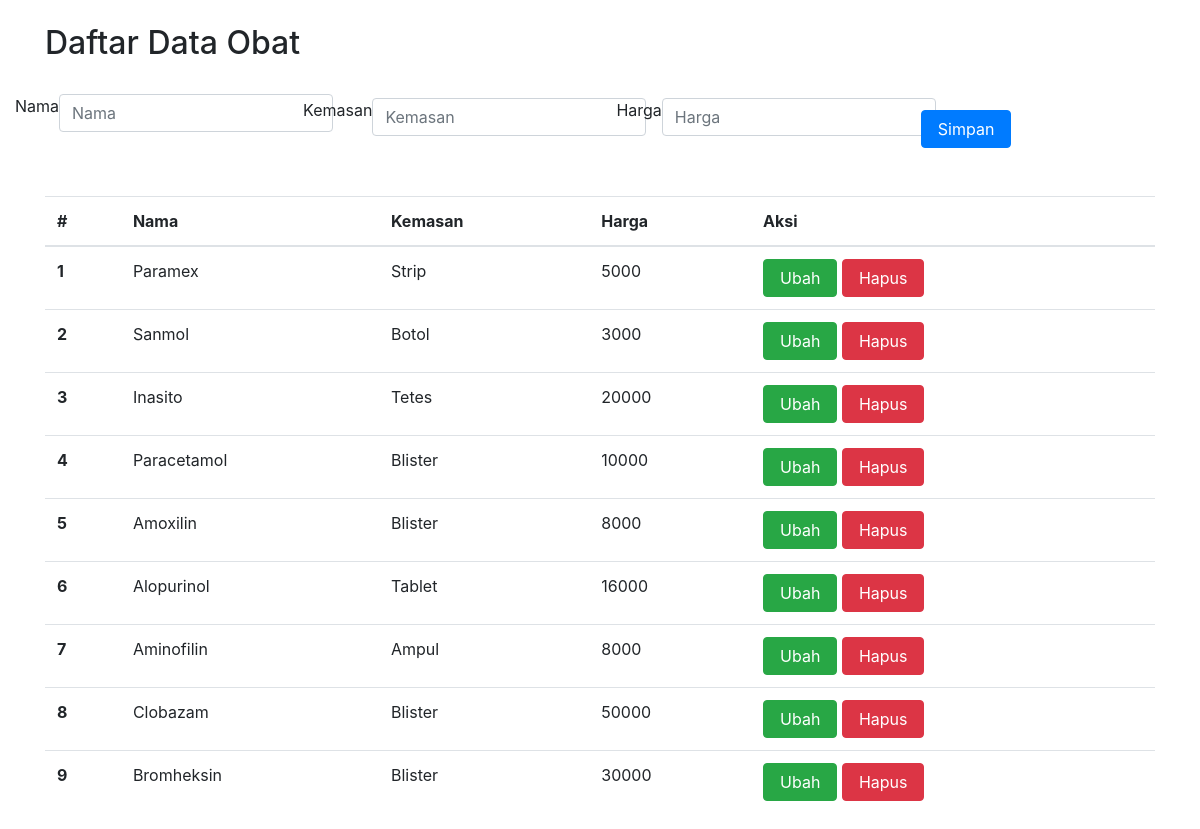
The app's page /obat.php (signed in), older data.
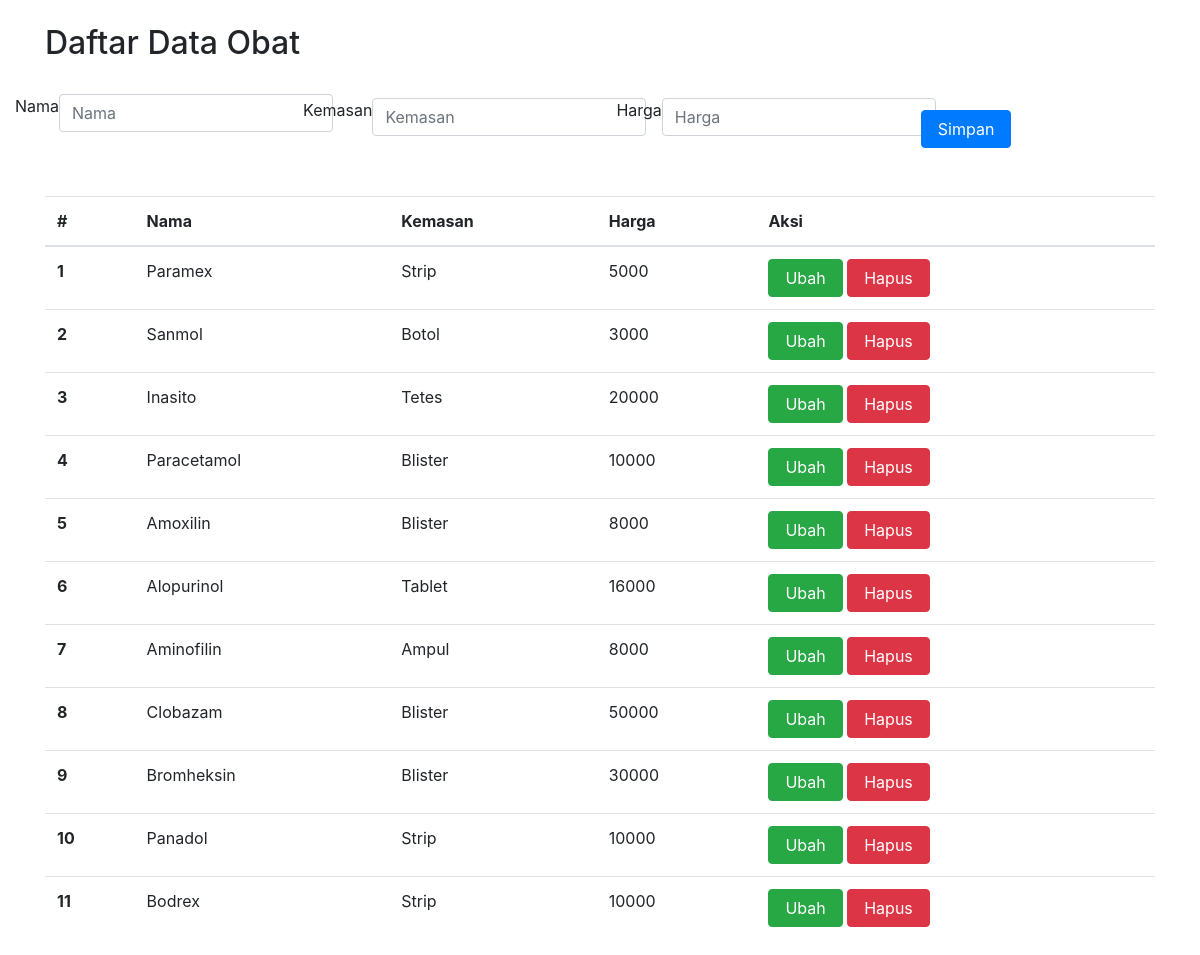
The same page, newer data.
### tables this page shows
CREATE TABLE `obat` (
  `id` int(11) NOT NULL,
  `nama_obat` varchar(50) NOT NULL,
  `kemasan` varchar(35) NOT NULL,
  `harga` int(11) NOT NULL
);

### obat.php (the view, shortened to what this page needs)
<!DOCTYPE html>
<html lang="en">
<head>
    <link rel="stylesheet" href="https://maxcdn.bootstrapcdn.com/bootstrap/4.0.0/css/bootstrap.min.css">
</head>
<body>
    <div class="container">
        <br>
        <h2>Daftar Data Obat</h2>
        <br>
        <form class="form row" method="POST" action="" name="myForm" onsubmit="return(validate());">
            <?php
            $nama_obat = '';
            $kemasan = '';
            $harga = '';
            ?>
            <div class="row">
                <label for="inputNama" class="form-label fw-bold">
                    Nama
                </label>
                <div>
                    <input type="text" class="form-control" name="nama_obat" id="inputNama" required placeholder="Nama" value="<?php echo $nama_obat ?>">
                </div>
            </div>
            <div class="row mt-1">
                <label for="inputKemasan" class="form-label fw-bold">
                    Kemasan
                </label>
                <div>
                    <input type="text" class="form-control" name="kemasan" id="inputKemasan" required placeholder="Kemasan" value="<?php echo $kemasan ?>">
                </div>
            </div>
            <div class="row mt-1">
                <label for="inputHarga" class="form-label fw-bold">
                    Harga
                </label>
                <div>
                    <input type="text" class="form-control" name="harga" id="inputHarga" required placeholder="Harga" value="<?php echo $harga ?>">
                </div>
            </div>
            <div class="row mt-3">
                <div class=col>
                    <button type="submit" class="btn btn-primary rounded-pill px-3 mt-auto" name="simpan">Simpan</button>
                </div>
            </div>
        </form>
        <br>
        <br>
        <table class="table table-hover">
            <thead>
                <tr>
                    <th scope="col">#</th>
                    <th scope="col">Nama</th>
                    <th scope="col">Kemasan</th>
                    <th scope="col">Harga</th>
                    <th scope="col">Aksi</th>
                </tr>
            </thead>
            <tbody>
                <?php
                $result = mysqli_query($mysqli, "SELECT * FROM obat");
                $no = 1;
                while ($data = mysqli_fetch_array($result)) {
                ?>
                    <tr>
                        <th scope="row"><?php echo $no++ ?></th>
                        <td><?php echo $data['nama_obat'] ?></td>
                        <td><?php echo $data['kemasan'] ?></td>
                        <td><?php echo $data['harga'] ?></td>
                        <td>
                            <a class="btn btn-success rounded-pill px-3" href="index.php?page=obat&id=<?php echo $data['id'] ?>">Ubah</a>
                            <a class="btn btn-danger rounded-pill px-3" href="index.php?page=obat&id=<?php echo $data['id'] ?>&aksi=hapus">Hapus</a>
                        </td>
                    </tr>
                <?php
                }
                ?>
            </tbody>
        </table>
    </div>
</body>
</html>

Row changes from the older to the newer data that the page shows:
added obat: nama_obat "Panadol", kemasan "Strip", harga "10000"
added obat: nama_obat "Bodrex", kemasan "Strip", harga "10000"
